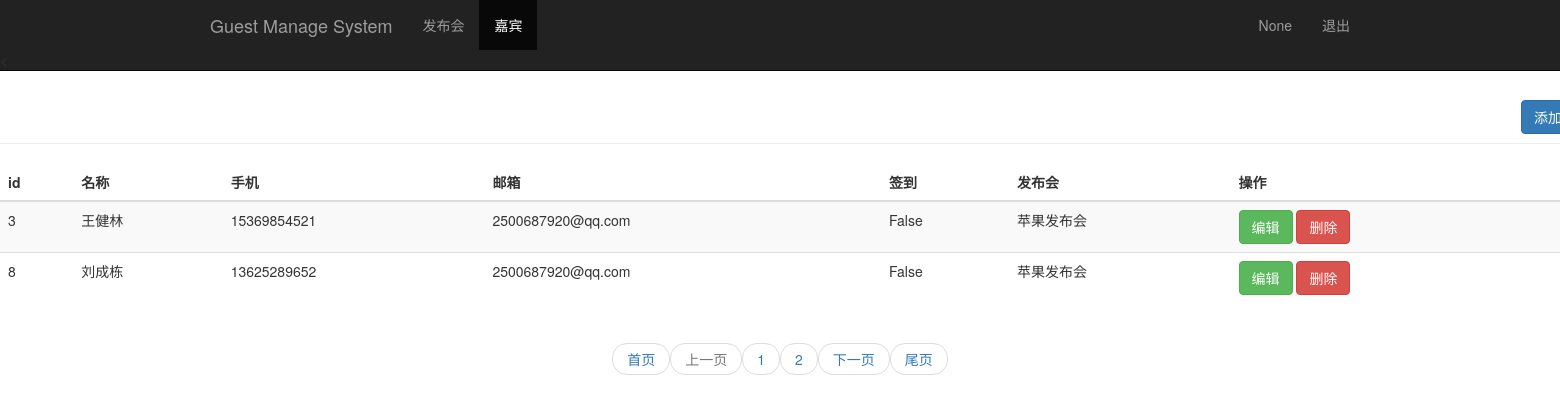
The app's page /guest_manage with its own data.
### text/models.py (models this page shows)
class Guest(models.Model):
    event = models.ForeignKey("Event",on_delete=models.CASCADE)
    realname = models.CharField(max_length=64)
    phone = models.CharField(max_length=16)
    email = models.EmailField()
    sign = models.BooleanField()
    create_time = models.DateTimeField(auto_now=True)
    class Meta:
        unique_together = ("event","phone")

class Event(models.Model):
    name = models.CharField(max_length=100)                                                             #发布会标题
    limit = models.IntegerField()                                                                       #参加人数
    status = models.BooleanField()                                                                      #状态
    address = models.CharField(max_length=200)                                                          #地址
    start_time = models.DateTimeField("events time")                                                   #发布会时间
    create_time = models.DateTimeField(auto_now=True)                                                   #自动获取当前时间
    def __str__(self):
        return self.name

### text/views.py (the view)
# urls.py: url(r'^guest_manage',views.guest_manage),
def guest_manage(request):
    guestinfor_list= Guest.objects.all().count()
    GUEST_LIST= Guest.objects.all()
    username = request.session.get("user")
    pager_obj = Pagination(request.GET.get('page', 1), guestinfor_list, request.path_info, request.GET)
    guest_list = GUEST_LIST[pager_obj.start:pager_obj.end]
    html = pager_obj.page_html()
    return render(request, 'guest_manage.html', {'user': username,"guests":guest_list,"page_html": html})

### utils/pager.py (called while the page is built)
    @property
    def start(self):
        return (self.current_page - 1) * self.per_page_count

    @property
    def end(self):
        return self.current_page * self.per_page_count

### templates/guest_manage.html (shortened to what this page needs)
<!DOCTYPE html>
<html lang="en">
<head>
        <link rel="stylesheet" href="/static/bootstrap-3.3.7/css/bootstrap.min.css">
</head>
<body role="document">
<nav class="navbar navbar-inverse navbar-fixed-top">
    <div class="container">
        <div class="navbar-header">
            <a href="/event_manage/" class="navbar-brand">Guest Manage System</a>
        </div>
        <div id="navbar" class="coolapse navbar-collapse">
            <ul class="nav navbar-nav">
                <li ><a href="/event_manage/">发布会</a></li>
                <li class="active"><a href="#">嘉宾</a></li>
            </ul>
            <ul class="nav navbar-nav navbar-right">
                <li><a href="#">{{ user }}</a></li>
                <li ><a href="/logout/">退出</a></li>
            </ul>
        </div>
    </div>
<</nav>
<div class="page-header" style="padding-top: 60px;">
    <div id="navbar" class="navbar-collapse collapse">
            <a href="/guest_add/" style="padding-left: 1506px;">
            <button class="btn btn-primary" >添加</button>
        </a>
    </div>
</div>
<div class="row">
    <div class="col-md-12">
        <table class="table table-striped">
            <thead>
            <tr>
                <th>id</th>
                <th>名称</th>
                <th>手机</th>
                <th>邮箱</th>
                <th>签到</th>
                <th>发布会</th>
                <th>操作</th>
            </tr>
            </thead>
            <tbody>
            {% for guest in guests %}
                <tr>
                <td>{{ guest.id }}</td>
                <td>{{ guest.realname }}</td>
                <td>{{ guest.phone }}</td>
                <td>{{ guest.email }}</td>
                <td>{{ guest.sign }}</td>
                <td>{{ guest.event }}</td>
                <td>
                    <a href="/guest_edit/{{ guest.id }}">
                        <button class="btn btn-success">编辑</button>
                    </a>
                    <a href="/guest_del/{{ guest.id }}">
                         <button class="btn btn-danger">删除</button>
                    </a>
                </td>
                </tr>
            {% endfor %}
            </tbody>
        </table>
    </div>
</div>
  <div class="pager">
        {{ page_html|safe }}
    </div>
</body>
</html>

### records on screen
Guest: id "3", realname "王健林", phone "15369854521", email "2500687920@qq.com", sign "False", event "苹果发布会"
Guest: id "8", realname "刘成栋", phone "13625289652", email "2500687920@qq.com", sign "False", event "苹果发布会"

### other values on screen
{{ user }} "None"
{{ page_html|safe }} "首页 上一页 1 2 下一页 尾页"
